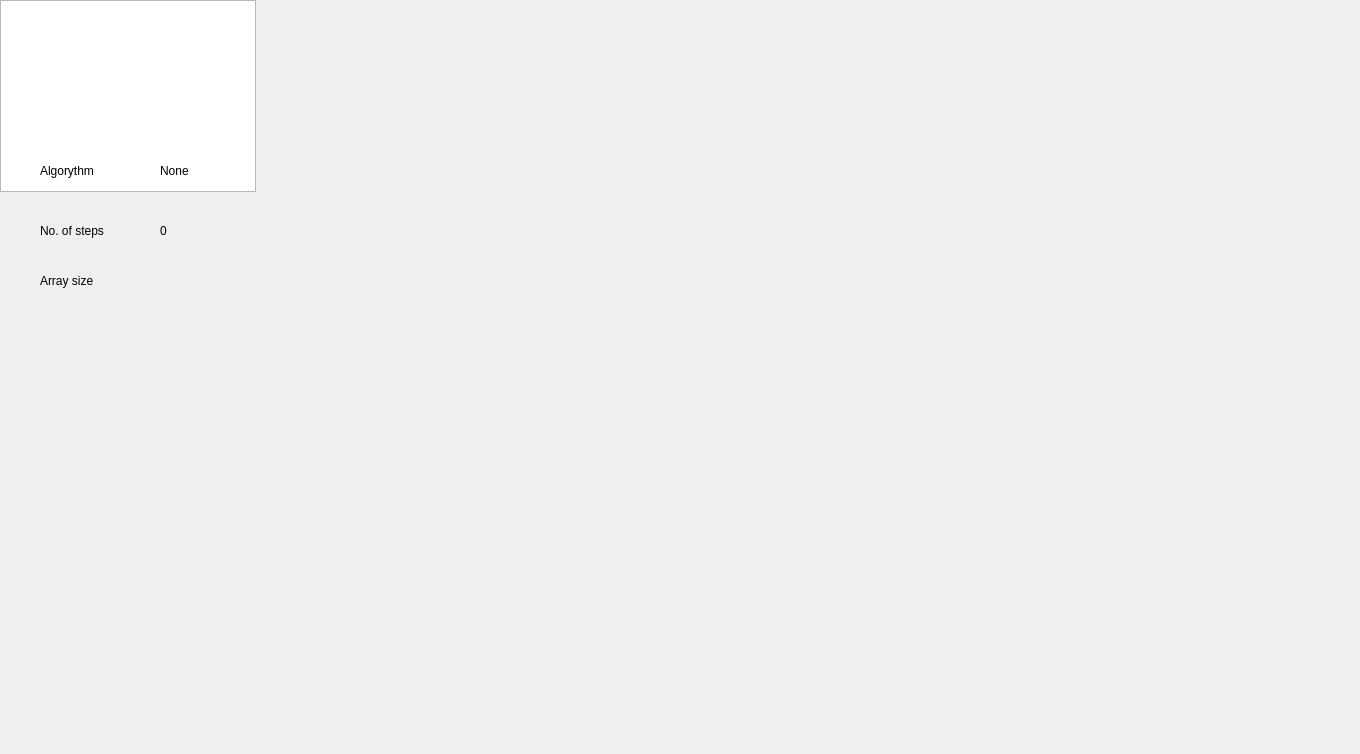
<?xml version="1.0" encoding="UTF-8"?>
<ui version="4.0">
 <class>UserInterfaceClass</class>
 <widget class="QWidget" name="UserInterfaceClass">
  <property name="geometry">
   <rect>
    <x>0</x>
    <y>0</y>
    <width>1360</width>
    <height>754</height>
   </rect>
  </property>
  <property name="windowTitle">
   <string>UserInterface</string>
  </property>
  <property name="windowOpacity">
   <double>500000.000000000000000</double>
  </property>
  <property name="autoFillBackground">
   <bool>false</bool>
  </property>
  <widget class="QGraphicsView" name="animation_window">
   <property name="geometry">
    <rect>
     <x>0</x>
     <y>0</y>
     <width>256</width>
     <height>192</height>
    </rect>
   </property>
   <property name="cursor" stdset="0">
    <cursorShape>CrossCursor</cursorShape>
   </property>
  </widget>
  <widget class="QLabel" name="steps_label">
   <property name="geometry">
    <rect>
     <x>40</x>
     <y>210</y>
     <width>121</width>
     <height>41</height>
    </rect>
   </property>
   <property name="text">
    <string>No. of steps</string>
   </property>
  </widget>
  <widget class="QLabel" name="nr_steps_label">
   <property name="geometry">
    <rect>
     <x>160</x>
     <y>210</y>
     <width>161</width>
     <height>41</height>
    </rect>
   </property>
   <property name="text">
    <string>0</string>
   </property>
  </widget>
  <widget class="QLabel" name="size_label">
   <property name="geometry">
    <rect>
     <x>40</x>
     <y>260</y>
     <width>121</width>
     <height>41</height>
    </rect>
   </property>
   <property name="text">
    <string>Array size</string>
   </property>
  </widget>
  <widget class="QLabel" name="size_label_nr">
   <property name="geometry">
    <rect>
     <x>160</x>
     <y>260</y>
     <width>161</width>
     <height>41</height>
    </rect>
   </property>
   <property name="text">
    <string/>
   </property>
  </widget>
  <widget class="QLabel" name="algorythm_name_label">
   <property name="geometry">
    <rect>
     <x>40</x>
     <y>150</y>
     <width>121</width>
     <height>41</height>
    </rect>
   </property>
   <property name="text">
    <string>Algorythm</string>
   </property>
  </widget>
  <widget class="QLabel" name="algorythm_name">
   <property name="geometry">
    <rect>
     <x>160</x>
     <y>150</y>
     <width>161</width>
     <height>41</height>
    </rect>
   </property>
   <property name="text">
    <string>None</string>
   </property>
  </widget>
 </widget>
 <layoutdefault spacing="6" margin="11"/>
 <resources>
  <include location="UserInterface.qrc"/>
 </resources>
 <connections/>
</ui>
